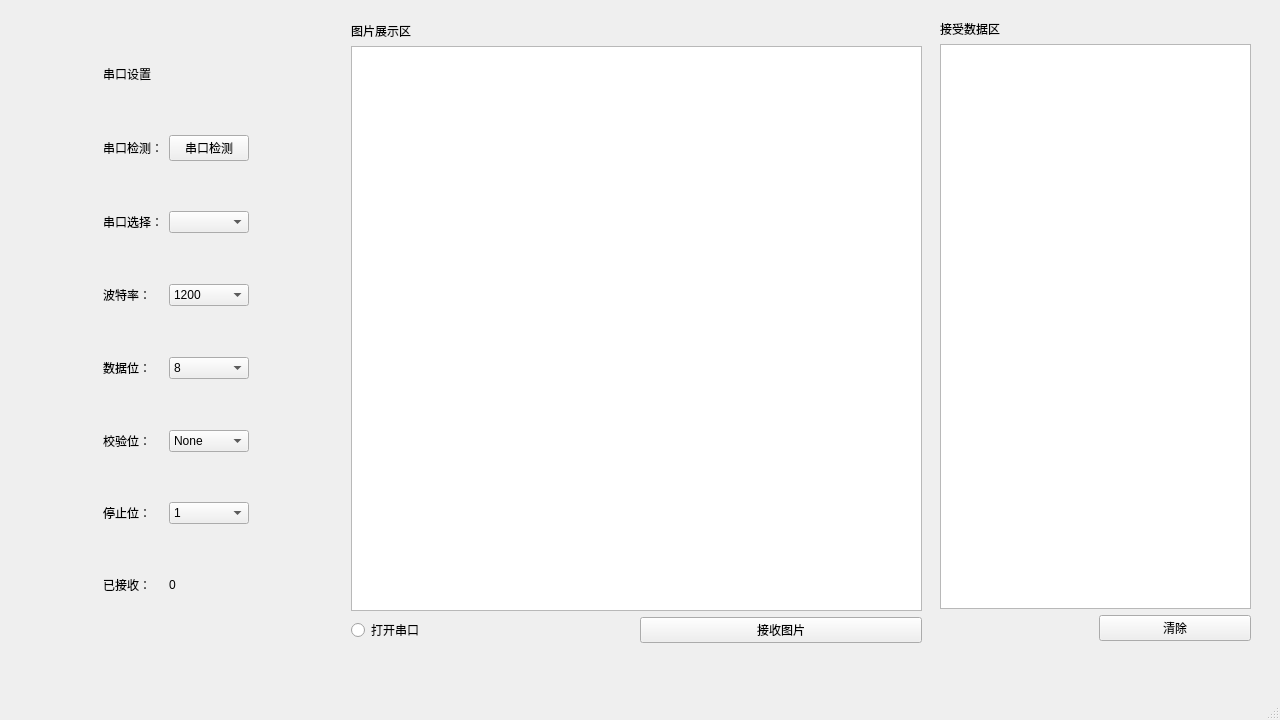
<?xml version="1.0" encoding="UTF-8"?>
<ui version="4.0">
 <class>MainWindow</class>
 <widget class="QMainWindow" name="MainWindow">
  <property name="geometry">
   <rect>
    <x>0</x>
    <y>0</y>
    <width>1280</width>
    <height>720</height>
   </rect>
  </property>
  <property name="windowTitle">
   <string>Receive_MainWindow</string>
  </property>
  <widget class="QWidget" name="centralwidget">
   <widget class="QWidget" name="layoutWidget">
    <property name="geometry">
     <rect>
      <x>940</x>
      <y>20</y>
      <width>311</width>
      <height>621</height>
     </rect>
    </property>
    <layout class="QGridLayout" name="gridLayout_4">
     <item row="0" column="0">
      <widget class="QLabel" name="label_13">
       <property name="text">
        <string>接受数据区</string>
       </property>
      </widget>
     </item>
     <item row="2" column="1">
      <widget class="QPushButton" name="pushBtn_receiveclear_2">
       <property name="text">
        <string>清除</string>
       </property>
      </widget>
     </item>
     <item row="1" column="0" colspan="2">
      <widget class="QTextBrowser" name="textBrowser_showreceivedata_2"/>
     </item>
    </layout>
   </widget>
   <widget class="QLabel" name="label_graphics_2">
    <property name="geometry">
     <rect>
      <x>352</x>
      <y>42</y>
      <width>569</width>
      <height>572</height>
     </rect>
    </property>
    <property name="text">
     <string/>
    </property>
   </widget>
   <widget class="QWidget" name="layoutWidget_2">
    <property name="geometry">
     <rect>
      <x>351</x>
      <y>22</y>
      <width>571</width>
      <height>621</height>
     </rect>
    </property>
    <layout class="QGridLayout" name="gridLayout_5">
     <item row="2" column="0">
      <widget class="QRadioButton" name="radioBtn_openser_2">
       <property name="text">
        <string>打开串口</string>
       </property>
      </widget>
     </item>
     <item row="0" column="0">
      <widget class="QLabel" name="label_14">
       <property name="text">
        <string>图片展示区</string>
       </property>
      </widget>
     </item>
     <item row="1" column="0" colspan="2">
      <widget class="QGraphicsView" name="graphicsView_graphicsshow_2">
       <property name="enabled">
        <bool>true</bool>
       </property>
      </widget>
     </item>
     <item row="2" column="1">
      <widget class="QPushButton" name="pushBtn_receivepicture">
       <property name="text">
        <string>接收图片</string>
       </property>
      </widget>
     </item>
    </layout>
   </widget>
   <widget class="QWidget" name="layoutWidget_3">
    <property name="geometry">
     <rect>
      <x>20</x>
      <y>19</y>
      <width>311</width>
      <height>621</height>
     </rect>
    </property>
    <layout class="QGridLayout" name="gridLayout_6">
     <item row="3" column="2">
      <widget class="QPushButton" name="pushBtn_sercheck_2">
       <property name="text">
        <string>串口检测</string>
       </property>
      </widget>
     </item>
     <item row="5" column="0">
      <spacer name="horizontalSpacer_16">
       <property name="orientation">
        <enum>Qt::Horizontal</enum>
       </property>
       <property name="sizeHint" stdset="0">
        <size>
         <width>40</width>
         <height>20</height>
        </size>
       </property>
      </spacer>
     </item>
     <item row="13" column="0">
      <spacer name="horizontalSpacer_17">
       <property name="orientation">
        <enum>Qt::Horizontal</enum>
       </property>
       <property name="sizeHint" stdset="0">
        <size>
         <width>40</width>
         <height>20</height>
        </size>
       </property>
      </spacer>
     </item>
     <item row="10" column="1">
      <spacer name="verticalSpacer_10">
       <property name="orientation">
        <enum>Qt::Vertical</enum>
       </property>
       <property name="sizeHint" stdset="0">
        <size>
         <width>20</width>
         <height>40</height>
        </size>
       </property>
      </spacer>
     </item>
     <item row="15" column="2">
      <widget class="QLabel" name="label_receiveshow">
       <property name="text">
        <string>0</string>
       </property>
      </widget>
     </item>
     <item row="15" column="0">
      <spacer name="horizontalSpacer_18">
       <property name="orientation">
        <enum>Qt::Horizontal</enum>
       </property>
       <property name="sizeHint" stdset="0">
        <size>
         <width>40</width>
         <height>20</height>
        </size>
       </property>
      </spacer>
     </item>
     <item row="5" column="2">
      <widget class="QComboBox" name="cBox_serselect_2"/>
     </item>
     <item row="15" column="3">
      <spacer name="horizontalSpacer_19">
       <property name="orientation">
        <enum>Qt::Horizontal</enum>
       </property>
       <property name="sizeHint" stdset="0">
        <size>
         <width>40</width>
         <height>20</height>
        </size>
       </property>
      </spacer>
     </item>
     <item row="5" column="1">
      <widget class="QLabel" name="label_15">
       <property name="text">
        <string>串口选择：</string>
       </property>
      </widget>
     </item>
     <item row="9" column="2">
      <widget class="QComboBox" name="cBox_bitdate_2">
       <item>
        <property name="text">
         <string>8</string>
        </property>
       </item>
       <item>
        <property name="text">
         <string>7</string>
        </property>
       </item>
       <item>
        <property name="text">
         <string>6</string>
        </property>
       </item>
       <item>
        <property name="text">
         <string>5</string>
        </property>
       </item>
      </widget>
     </item>
     <item row="7" column="1">
      <widget class="QLabel" name="label_16">
       <property name="text">
        <string>波特率：</string>
       </property>
      </widget>
     </item>
     <item row="1" column="0">
      <spacer name="horizontalSpacer_20">
       <property name="orientation">
        <enum>Qt::Horizontal</enum>
       </property>
       <property name="sizeHint" stdset="0">
        <size>
         <width>40</width>
         <height>20</height>
        </size>
       </property>
      </spacer>
     </item>
     <item row="5" column="3">
      <spacer name="horizontalSpacer_21">
       <property name="orientation">
        <enum>Qt::Horizontal</enum>
       </property>
       <property name="sizeHint" stdset="0">
        <size>
         <width>40</width>
         <height>20</height>
        </size>
       </property>
      </spacer>
     </item>
     <item row="0" column="1">
      <spacer name="verticalSpacer_11">
       <property name="orientation">
        <enum>Qt::Vertical</enum>
       </property>
       <property name="sizeHint" stdset="0">
        <size>
         <width>20</width>
         <height>40</height>
        </size>
       </property>
      </spacer>
     </item>
     <item row="7" column="0">
      <spacer name="horizontalSpacer_22">
       <property name="orientation">
        <enum>Qt::Horizontal</enum>
       </property>
       <property name="sizeHint" stdset="0">
        <size>
         <width>40</width>
         <height>20</height>
        </size>
       </property>
      </spacer>
     </item>
     <item row="3" column="0">
      <spacer name="horizontalSpacer_23">
       <property name="orientation">
        <enum>Qt::Horizontal</enum>
       </property>
       <property name="sizeHint" stdset="0">
        <size>
         <width>40</width>
         <height>20</height>
        </size>
       </property>
      </spacer>
     </item>
     <item row="1" column="1">
      <widget class="QLabel" name="label_1">
       <property name="text">
        <string>串口设置</string>
       </property>
      </widget>
     </item>
     <item row="11" column="2">
      <widget class="QComboBox" name="cBOX_checkbit_2">
       <item>
        <property name="text">
         <string>None</string>
        </property>
       </item>
       <item>
        <property name="text">
         <string>Odd</string>
        </property>
       </item>
       <item>
        <property name="text">
         <string>Even</string>
        </property>
       </item>
      </widget>
     </item>
     <item row="8" column="1">
      <spacer name="verticalSpacer_12">
       <property name="orientation">
        <enum>Qt::Vertical</enum>
       </property>
       <property name="sizeHint" stdset="0">
        <size>
         <width>20</width>
         <height>40</height>
        </size>
       </property>
      </spacer>
     </item>
     <item row="9" column="1">
      <widget class="QLabel" name="label_17">
       <property name="text">
        <string>数据位：</string>
       </property>
      </widget>
     </item>
     <item row="13" column="3">
      <spacer name="horizontalSpacer_24">
       <property name="orientation">
        <enum>Qt::Horizontal</enum>
       </property>
       <property name="sizeHint" stdset="0">
        <size>
         <width>40</width>
         <height>20</height>
        </size>
       </property>
      </spacer>
     </item>
     <item row="11" column="3">
      <spacer name="horizontalSpacer_25">
       <property name="orientation">
        <enum>Qt::Horizontal</enum>
       </property>
       <property name="sizeHint" stdset="0">
        <size>
         <width>40</width>
         <height>20</height>
        </size>
       </property>
      </spacer>
     </item>
     <item row="7" column="3">
      <spacer name="horizontalSpacer_26">
       <property name="orientation">
        <enum>Qt::Horizontal</enum>
       </property>
       <property name="sizeHint" stdset="0">
        <size>
         <width>40</width>
         <height>20</height>
        </size>
       </property>
      </spacer>
     </item>
     <item row="12" column="1">
      <spacer name="verticalSpacer_13">
       <property name="orientation">
        <enum>Qt::Vertical</enum>
       </property>
       <property name="sizeHint" stdset="0">
        <size>
         <width>20</width>
         <height>40</height>
        </size>
       </property>
      </spacer>
     </item>
     <item row="9" column="0">
      <spacer name="horizontalSpacer_27">
       <property name="orientation">
        <enum>Qt::Horizontal</enum>
       </property>
       <property name="sizeHint" stdset="0">
        <size>
         <width>40</width>
         <height>20</height>
        </size>
       </property>
      </spacer>
     </item>
     <item row="16" column="1">
      <spacer name="verticalSpacer_14">
       <property name="orientation">
        <enum>Qt::Vertical</enum>
       </property>
       <property name="sizeHint" stdset="0">
        <size>
         <width>20</width>
         <height>40</height>
        </size>
       </property>
      </spacer>
     </item>
     <item row="15" column="1">
      <widget class="QLabel" name="label_19">
       <property name="text">
        <string>已接收：</string>
       </property>
      </widget>
     </item>
     <item row="11" column="1">
      <widget class="QLabel" name="label_18">
       <property name="text">
        <string>校验位：</string>
       </property>
      </widget>
     </item>
     <item row="13" column="2">
      <widget class="QComboBox" name="cBOX_stopbit_2">
       <item>
        <property name="text">
         <string>1</string>
        </property>
       </item>
       <item>
        <property name="text">
         <string>1.5</string>
        </property>
       </item>
       <item>
        <property name="text">
         <string>2</string>
        </property>
       </item>
      </widget>
     </item>
     <item row="3" column="3">
      <spacer name="horizontalSpacer_28">
       <property name="orientation">
        <enum>Qt::Horizontal</enum>
       </property>
       <property name="sizeHint" stdset="0">
        <size>
         <width>40</width>
         <height>20</height>
        </size>
       </property>
      </spacer>
     </item>
     <item row="9" column="3">
      <spacer name="horizontalSpacer_29">
       <property name="orientation">
        <enum>Qt::Horizontal</enum>
       </property>
       <property name="sizeHint" stdset="0">
        <size>
         <width>40</width>
         <height>20</height>
        </size>
       </property>
      </spacer>
     </item>
     <item row="11" column="0">
      <spacer name="horizontalSpacer_30">
       <property name="orientation">
        <enum>Qt::Horizontal</enum>
       </property>
       <property name="sizeHint" stdset="0">
        <size>
         <width>40</width>
         <height>20</height>
        </size>
       </property>
      </spacer>
     </item>
     <item row="3" column="1">
      <widget class="QLabel" name="label_12">
       <property name="text">
        <string>串口检测：</string>
       </property>
      </widget>
     </item>
     <item row="14" column="1">
      <spacer name="verticalSpacer_15">
       <property name="orientation">
        <enum>Qt::Vertical</enum>
       </property>
       <property name="sizeHint" stdset="0">
        <size>
         <width>20</width>
         <height>40</height>
        </size>
       </property>
      </spacer>
     </item>
     <item row="2" column="1">
      <spacer name="verticalSpacer_16">
       <property name="orientation">
        <enum>Qt::Vertical</enum>
       </property>
       <property name="sizeHint" stdset="0">
        <size>
         <width>20</width>
         <height>40</height>
        </size>
       </property>
      </spacer>
     </item>
     <item row="7" column="2">
      <widget class="QComboBox" name="cBox_Baudrate_2">
       <item>
        <property name="text">
         <string>1200</string>
        </property>
       </item>
       <item>
        <property name="text">
         <string>2400</string>
        </property>
       </item>
       <item>
        <property name="text">
         <string>4800</string>
        </property>
       </item>
       <item>
        <property name="text">
         <string>9600</string>
        </property>
       </item>
       <item>
        <property name="text">
         <string>14400</string>
        </property>
       </item>
       <item>
        <property name="text">
         <string>19200</string>
        </property>
       </item>
       <item>
        <property name="text">
         <string>38400</string>
        </property>
       </item>
       <item>
        <property name="text">
         <string>43000</string>
        </property>
       </item>
       <item>
        <property name="text">
         <string>57600</string>
        </property>
       </item>
       <item>
        <property name="text">
         <string>76800</string>
        </property>
       </item>
       <item>
        <property name="text">
         <string>115200</string>
        </property>
       </item>
       <item>
        <property name="text">
         <string>128000</string>
        </property>
       </item>
      </widget>
     </item>
     <item row="4" column="1">
      <spacer name="verticalSpacer_17">
       <property name="orientation">
        <enum>Qt::Vertical</enum>
       </property>
       <property name="sizeHint" stdset="0">
        <size>
         <width>20</width>
         <height>40</height>
        </size>
       </property>
      </spacer>
     </item>
     <item row="13" column="1">
      <widget class="QLabel" name="label_20">
       <property name="text">
        <string>停止位：</string>
       </property>
      </widget>
     </item>
     <item row="6" column="1">
      <spacer name="verticalSpacer_18">
       <property name="orientation">
        <enum>Qt::Vertical</enum>
       </property>
       <property name="sizeHint" stdset="0">
        <size>
         <width>20</width>
         <height>40</height>
        </size>
       </property>
      </spacer>
     </item>
    </layout>
   </widget>
   <zorder>layoutWidget</zorder>
   <zorder>layoutWidget_2</zorder>
   <zorder>layoutWidget_3</zorder>
   <zorder>label_graphics_2</zorder>
  </widget>
  <widget class="QMenuBar" name="menubar">
   <property name="geometry">
    <rect>
     <x>0</x>
     <y>0</y>
     <width>1280</width>
     <height>22</height>
    </rect>
   </property>
  </widget>
  <widget class="QStatusBar" name="statusbar"/>
 </widget>
 <resources/>
 <connections/>
</ui>
